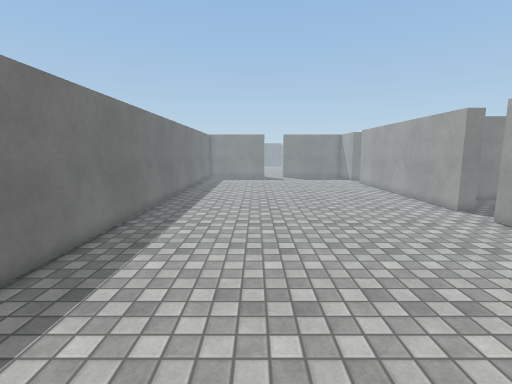
[1] (above)

16 first-person views from a walk through a Unity game level. The camera is 1.5 m above the floor, tilts 8° down and sees 85° across. The floor is counted in squares, 0.5 m on a side. Each view is taken from the middle of a square. On the plan, view 1 faces up. The plan holds only what a view shows up to about 20 squares ahead; the rest is blank. The place goes on beyond the plan. The player character is not drawn. Door leaves are left out, so doorways stand open. Surface patterns are stand-ins for the level's own textures.

[2]
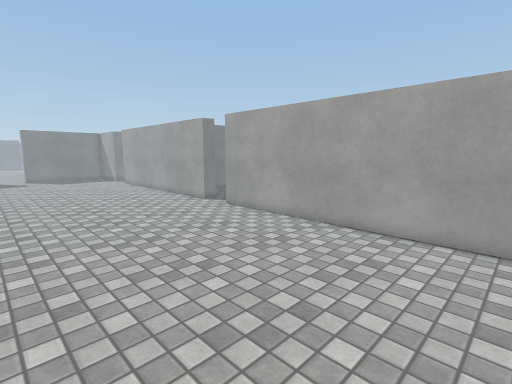

[3]
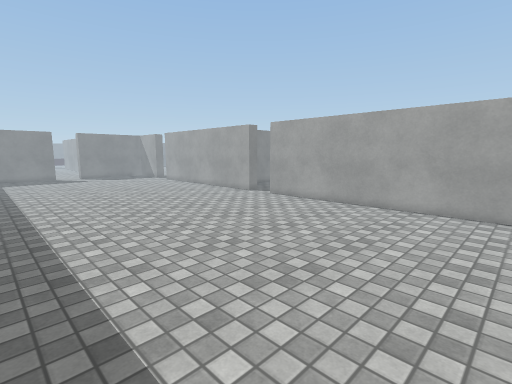

[4]
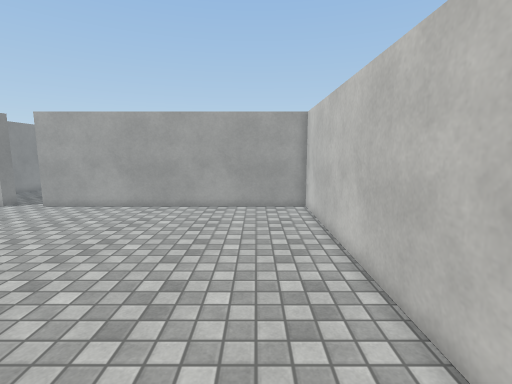

[5]
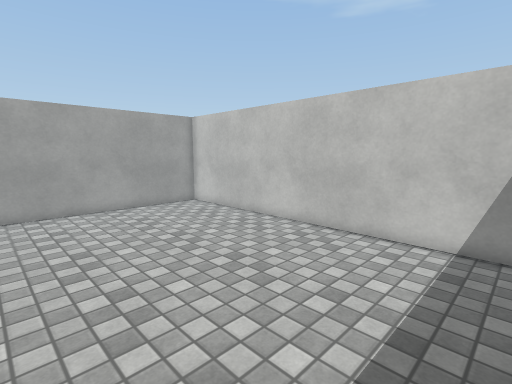

[6]
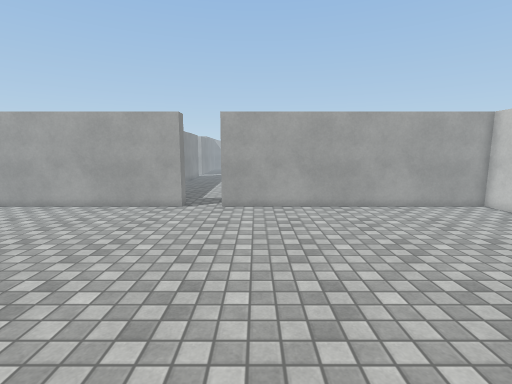

[7]
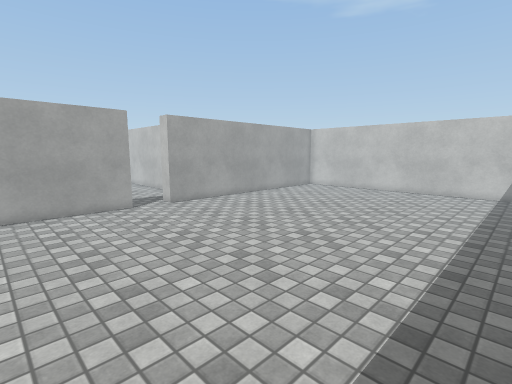

[8]
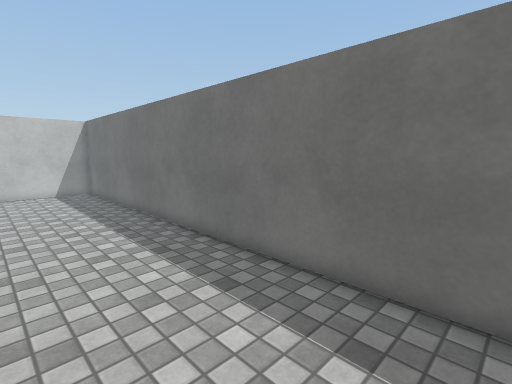

[9]
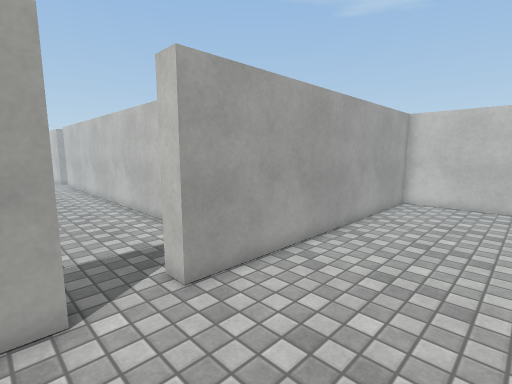

[10]
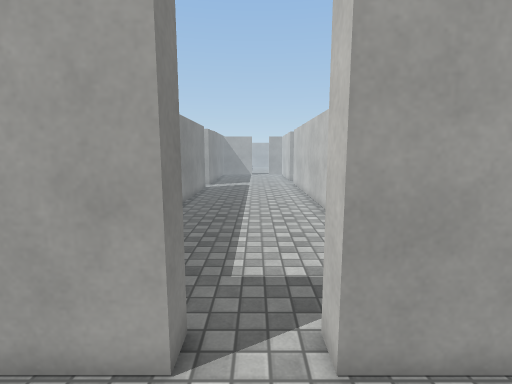

[11]
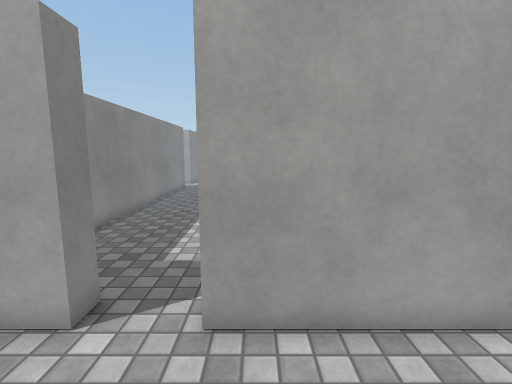

[12]
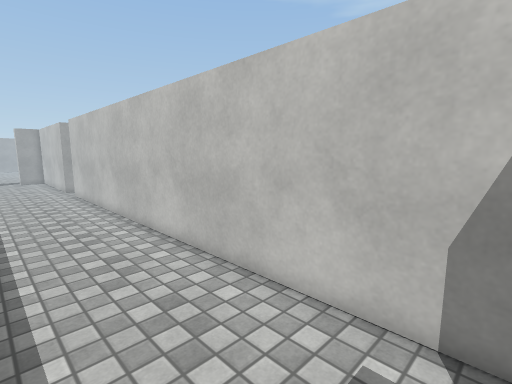

[13]
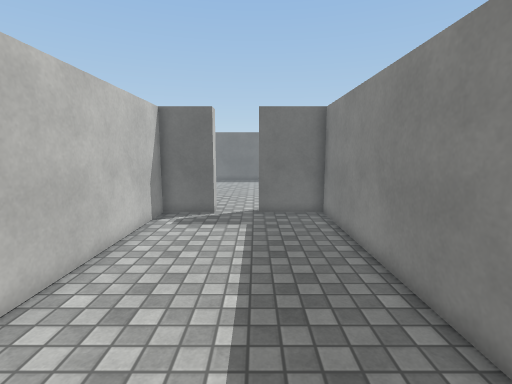

[14]
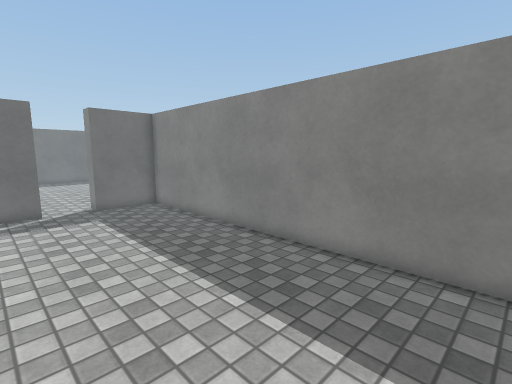

[15]
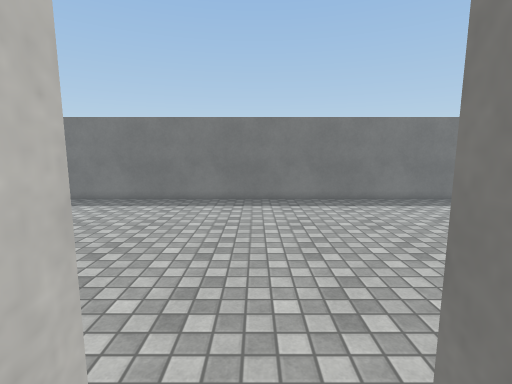

[16]
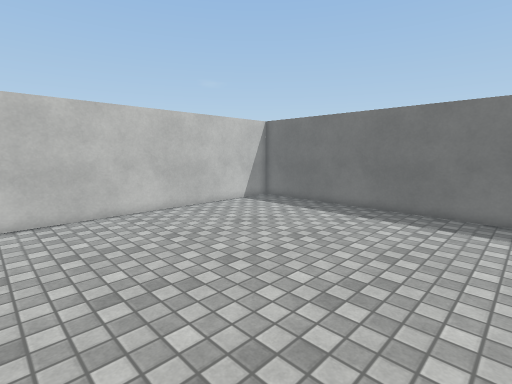

### Floor plan
Points are (right, up) in squares from view 1. A wall is a line through its corners. A room is listed if a view was taken in it or the views show most of it. See-through windows are left out.
Room 1 (views 1, 2, 3, 4, 5, 6, 7, 8, 9, 10, 11, 16)
walls: (10.4, 14.1) (10.4, 20.5); (-5.8, 20.5) (-5.8, -2.8) (10.4, -2.8) (10.4, 11.9)
ways out: open door at (11, 13) to room 2
Room 2 (views 12, 13, 14, 15)
walls: (11.3, 11.9) (11.3, 9.3) (27.5, 9.3); (27, 17.4) (11.3, 17.4) (11.3, 14.1)
ways out: open door at (11, 13) to room 1

Positions as (right, up) in squares from view 1, and headings:
1: (0, 0), facing up
2: (0, -1), facing up-right
3: (-5, -2), facing up-right
4: (-5, 0), facing right
5: (-5, 7), facing down-right
6: (-5, 10), facing right
7: (-5, 20), facing down-right
8: (0, 20), facing down-left
9: (5, 15), facing down-right
10: (7, 13), facing right
11: (6, 11), facing right
12: (12, 14), facing down-right
13: (25, 14), facing left
14: (27, 10), facing up-left
15: (12, 13), facing left
16: (9, 11), facing down-left
